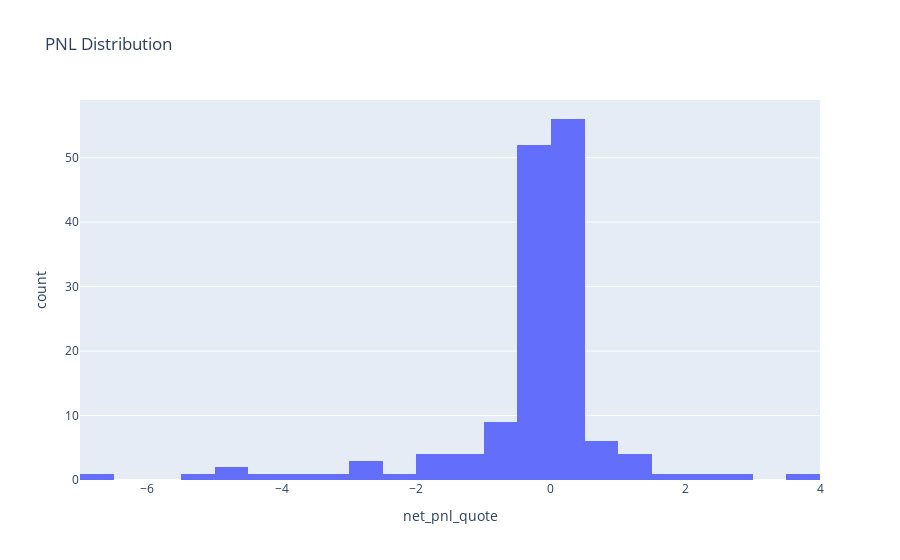

The code cell stored with this chart in its notebook:
### Markdown cell above
### Histogram of PNL Distribution
The histogram displays the distribution of PNL values across all trades. It helps in understanding the frequency and range of profit and loss outcomes.

### Code cell
fig = px.histogram(executors_df, x='net_pnl_quote', title='PNL Distribution')
fig.show()

### Figure 1 — Plotly figure (JSON) as saved in the notebook; plotly's stock layout.template omitted (floating-point values rounded to 4 significant figures; data arrays with more than 128 entries replaced by an {"elided": "..."} marker saying what was removed)
{"data": [{"bingroup": "x", "hovertemplate": "net_pnl_quote=%{x}<br>count=%{y}<extra></extra>", "legendgroup": "", "marker": {"color": "#636efa", "pattern": {"shape": ""}}, "name": "", "orientation": "v", "showlegend": false, "type": "histogram", "x": {"elided": "150 float values"}, "xaxis": "x", "yaxis": "y"}], "layout": {"barmode": "relative", "legend": {"tracegroupgap": 0}, "title": {"text": "PNL Distribution"}, "xaxis": {"anchor": "y", "domain": [0, 1], "title": {"text": "net_pnl_quote"}}, "yaxis": {"anchor": "x", "domain": [0, 1], "title": {"text": "count"}}}}
